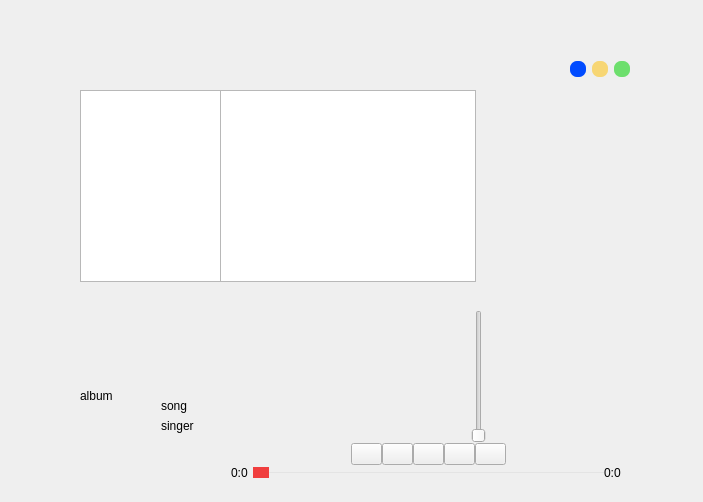
<?xml version="1.0" encoding="UTF-8"?>
<ui version="4.0">
 <class>Form</class>
 <widget class="QWidget" name="Form">
  <property name="geometry">
   <rect>
    <x>0</x>
    <y>0</y>
    <width>703</width>
    <height>502</height>
   </rect>
  </property>
  <property name="windowTitle">
   <string>Form</string>
  </property>
  <widget class="QWidget" name="playAndSongInfoWidget" native="true">
   <property name="geometry">
    <rect>
     <x>80</x>
     <y>310</y>
     <width>551</width>
     <height>171</height>
    </rect>
   </property>
   <widget class="QWidget" name="">
    <property name="geometry">
     <rect>
      <x>0</x>
      <y>0</y>
      <width>546</width>
      <height>170</height>
     </rect>
    </property>
    <layout class="QHBoxLayout" name="horizontalLayout_5">
     <property name="spacing">
      <number>0</number>
     </property>
     <item>
      <layout class="QVBoxLayout" name="verticalLayout_4">
       <item>
        <spacer name="verticalSpacer_16">
         <property name="orientation">
          <enum>Qt::Vertical</enum>
         </property>
         <property name="sizeHint" stdset="0">
          <size>
           <width>20</width>
           <height>40</height>
          </size>
         </property>
        </spacer>
       </item>
       <item>
        <layout class="QHBoxLayout" name="horizontalLayout_4">
         <item>
          <widget class="QLabel" name="album">
           <property name="minimumSize">
            <size>
             <width>81</width>
             <height>81</height>
            </size>
           </property>
           <property name="maximumSize">
            <size>
             <width>81</width>
             <height>81</height>
            </size>
           </property>
           <property name="text">
            <string>album</string>
           </property>
          </widget>
         </item>
         <item>
          <layout class="QVBoxLayout" name="verticalLayout_3">
           <item>
            <spacer name="verticalSpacer_14">
             <property name="orientation">
              <enum>Qt::Vertical</enum>
             </property>
             <property name="sizeHint" stdset="0">
              <size>
               <width>20</width>
               <height>40</height>
              </size>
             </property>
            </spacer>
           </item>
           <item>
            <widget class="QLabel" name="song">
             <property name="minimumSize">
              <size>
               <width>70</width>
               <height>20</height>
              </size>
             </property>
             <property name="maximumSize">
              <size>
               <width>70</width>
               <height>20</height>
              </size>
             </property>
             <property name="text">
              <string>song</string>
             </property>
            </widget>
           </item>
           <item>
            <widget class="QLabel" name="singer">
             <property name="minimumSize">
              <size>
               <width>70</width>
               <height>20</height>
              </size>
             </property>
             <property name="maximumSize">
              <size>
               <width>70</width>
               <height>20</height>
              </size>
             </property>
             <property name="text">
              <string>singer</string>
             </property>
            </widget>
           </item>
          </layout>
         </item>
        </layout>
       </item>
       <item>
        <spacer name="verticalSpacer_15">
         <property name="orientation">
          <enum>Qt::Vertical</enum>
         </property>
         <property name="sizeHint" stdset="0">
          <size>
           <width>20</width>
           <height>18</height>
          </size>
         </property>
        </spacer>
       </item>
      </layout>
     </item>
     <item>
      <layout class="QVBoxLayout" name="verticalLayout_2">
       <item>
        <layout class="QHBoxLayout" name="horizontalLayout_2">
         <item>
          <spacer name="verticalSpacer_12">
           <property name="orientation">
            <enum>Qt::Vertical</enum>
           </property>
           <property name="sizeHint" stdset="0">
            <size>
             <width>20</width>
             <height>40</height>
            </size>
           </property>
          </spacer>
         </item>
         <item>
          <spacer name="verticalSpacer_11">
           <property name="orientation">
            <enum>Qt::Vertical</enum>
           </property>
           <property name="sizeHint" stdset="0">
            <size>
             <width>20</width>
             <height>40</height>
            </size>
           </property>
          </spacer>
         </item>
         <item>
          <spacer name="verticalSpacer_7">
           <property name="orientation">
            <enum>Qt::Vertical</enum>
           </property>
           <property name="sizeHint" stdset="0">
            <size>
             <width>20</width>
             <height>40</height>
            </size>
           </property>
          </spacer>
         </item>
         <item>
          <spacer name="verticalSpacer_6">
           <property name="orientation">
            <enum>Qt::Vertical</enum>
           </property>
           <property name="sizeHint" stdset="0">
            <size>
             <width>20</width>
             <height>40</height>
            </size>
           </property>
          </spacer>
         </item>
         <item>
          <layout class="QVBoxLayout" name="verticalLayout">
           <item>
            <layout class="QHBoxLayout" name="horizontalLayout">
             <item>
              <spacer name="verticalSpacer_5">
               <property name="orientation">
                <enum>Qt::Vertical</enum>
               </property>
               <property name="sizeHint" stdset="0">
                <size>
                 <width>20</width>
                 <height>40</height>
                </size>
               </property>
              </spacer>
             </item>
             <item>
              <spacer name="verticalSpacer_4">
               <property name="orientation">
                <enum>Qt::Vertical</enum>
               </property>
               <property name="sizeHint" stdset="0">
                <size>
                 <width>20</width>
                 <height>40</height>
                </size>
               </property>
              </spacer>
             </item>
             <item>
              <spacer name="verticalSpacer_3">
               <property name="orientation">
                <enum>Qt::Vertical</enum>
               </property>
               <property name="sizeHint" stdset="0">
                <size>
                 <width>20</width>
                 <height>40</height>
                </size>
               </property>
              </spacer>
             </item>
             <item>
              <spacer name="verticalSpacer_2">
               <property name="orientation">
                <enum>Qt::Vertical</enum>
               </property>
               <property name="sizeHint" stdset="0">
                <size>
                 <width>20</width>
                 <height>40</height>
                </size>
               </property>
              </spacer>
             </item>
             <item>
              <spacer name="verticalSpacer">
               <property name="orientation">
                <enum>Qt::Vertical</enum>
               </property>
               <property name="sizeHint" stdset="0">
                <size>
                 <width>20</width>
                 <height>40</height>
                </size>
               </property>
              </spacer>
             </item>
             <item>
              <widget class="QSlider" name="volumeSlider">
               <property name="styleSheet">
                <string notr="true">QSlider::groove:horizontal {

border: 0px solid #bbb;
 
}
 
QSlider::sub-page:horizontal {
 
background: #f03e3e;
 
border-radius: 0px;
 
margin-top:8px;
 
margin-bottom:8px;
 
}
 
QSlider::add-page:horizontal {
 
background: #e4e4e4;
 
border: 0px solid #777;
 
border-radius: 2px;
 
margin-top:8px;
 
margin-bottom:8px;
 
}
 
QSlider::handle:horizontal {
 
background: #f03e3e;
 
border: 1px solid #f03e3e;
 
width: 14px;
 
height:14px;
 
border-radius: 8px;
 
margin-top:2px;
 
margin-bottom:2px;
 
}
 
QSlider::handle:horizontal:hover {
 
background: #c92a2a;
 
border: 1px solid #c92a2a;
 
border-radius: 8px;
 
}
 
QSlider::sub-page:horizontal:disabled {
 
background: #bbb;
 
border-color: #999;
 
}
 
QSlider::add-page:horizontal:disabled {
 
background: #eee;
 
border-color: #999;
 
}
 
QSlider::handle:horizontal:disabled {
 
background: #eee;
 
border: 1px solid #aaa;
 
border-radius: 4px;
 
}</string>
               </property>
               <property name="maximum">
                <number>100</number>
               </property>
               <property name="orientation">
                <enum>Qt::Vertical</enum>
               </property>
              </widget>
             </item>
            </layout>
           </item>
           <item>
            <layout class="QHBoxLayout" name="_2">
             <property name="spacing">
              <number>0</number>
             </property>
             <item>
              <widget class="QPushButton" name="playmode">
               <property name="maximumSize">
                <size>
                 <width>31</width>
                 <height>27</height>
                </size>
               </property>
               <property name="text">
                <string/>
               </property>
               <property name="icon">
                <iconset>
                 <normaloff>images/sequential.png</normaloff>images/sequential.png</iconset>
               </property>
              </widget>
             </item>
             <item>
              <widget class="QPushButton" name="previousBtn">
               <property name="maximumSize">
                <size>
                 <width>31</width>
                 <height>27</height>
                </size>
               </property>
               <property name="toolTip">
                <string>&lt;html&gt;&lt;head/&gt;&lt;body&gt;&lt;p&gt;&lt;span style=&quot; font-style:italic;&quot;&gt;previous song&lt;/span&gt;&lt;/p&gt;&lt;/body&gt;&lt;/html&gt;</string>
               </property>
               <property name="text">
                <string/>
               </property>
               <property name="icon">
                <iconset>
                 <normaloff>images/backward.png</normaloff>images/backward.png</iconset>
               </property>
              </widget>
             </item>
             <item>
              <widget class="QPushButton" name="playBtn">
               <property name="maximumSize">
                <size>
                 <width>31</width>
                 <height>27</height>
                </size>
               </property>
               <property name="text">
                <string/>
               </property>
               <property name="icon">
                <iconset>
                 <normaloff>images/play.png</normaloff>images/play.png</iconset>
               </property>
              </widget>
             </item>
             <item>
              <widget class="QPushButton" name="nextBtn">
               <property name="maximumSize">
                <size>
                 <width>31</width>
                 <height>27</height>
                </size>
               </property>
               <property name="toolTip">
                <string>&lt;html&gt;&lt;head/&gt;&lt;body&gt;&lt;p&gt;&lt;span style=&quot; font-style:italic;&quot;&gt;next song&lt;/span&gt;&lt;/p&gt;&lt;/body&gt;&lt;/html&gt;</string>
               </property>
               <property name="text">
                <string/>
               </property>
               <property name="icon">
                <iconset>
                 <normaloff>images/forward.png</normaloff>images/forward.png</iconset>
               </property>
              </widget>
             </item>
             <item>
              <widget class="QPushButton" name="volume">
               <property name="maximumSize">
                <size>
                 <width>31</width>
                 <height>27</height>
                </size>
               </property>
               <property name="text">
                <string/>
               </property>
               <property name="icon">
                <iconset>
                 <normaloff>images/voice.png</normaloff>images/voice.png</iconset>
               </property>
              </widget>
             </item>
            </layout>
           </item>
          </layout>
         </item>
         <item>
          <spacer name="verticalSpacer_9">
           <property name="orientation">
            <enum>Qt::Vertical</enum>
           </property>
           <property name="sizeHint" stdset="0">
            <size>
             <width>20</width>
             <height>40</height>
            </size>
           </property>
          </spacer>
         </item>
         <item>
          <spacer name="verticalSpacer_8">
           <property name="orientation">
            <enum>Qt::Vertical</enum>
           </property>
           <property name="sizeHint" stdset="0">
            <size>
             <width>20</width>
             <height>40</height>
            </size>
           </property>
          </spacer>
         </item>
         <item>
          <spacer name="verticalSpacer_10">
           <property name="orientation">
            <enum>Qt::Vertical</enum>
           </property>
           <property name="sizeHint" stdset="0">
            <size>
             <width>20</width>
             <height>40</height>
            </size>
           </property>
          </spacer>
         </item>
         <item>
          <spacer name="verticalSpacer_13">
           <property name="orientation">
            <enum>Qt::Vertical</enum>
           </property>
           <property name="sizeHint" stdset="0">
            <size>
             <width>20</width>
             <height>40</height>
            </size>
           </property>
          </spacer>
         </item>
        </layout>
       </item>
       <item>
        <layout class="QHBoxLayout" name="horizontalLayout_3">
         <item>
          <widget class="QLabel" name="startTime">
           <property name="maximumSize">
            <size>
             <width>31</width>
             <height>17</height>
            </size>
           </property>
           <property name="text">
            <string>0:0</string>
           </property>
          </widget>
         </item>
         <item>
          <widget class="QSlider" name="playSlider">
           <property name="maximumSize">
            <size>
             <width>351</width>
             <height>20</height>
            </size>
           </property>
           <property name="styleSheet">
            <string notr="true">QSlider::groove:horizontal {
 
border: 0px solid #bbb;
 
}
 
QSlider::sub-page:horizontal {
 
background: #f03e3e;
 
border-radius: 0px;
 
margin-top:8px;
 
margin-bottom:8px;
 
}
 
QSlider::add-page:horizontal {
 
background: #e4e4e4;
 
border: 0px solid #777;
 
border-radius: 2px;
 
margin-top:8px;
 
margin-bottom:8px;
 
}
 
QSlider::handle:horizontal {
 
background: #f03e3e;
 
border: 1px solid #f03e3e;
 
width: 14px; //14
 
height:14px;  //14
 
border-radius: 8px;
 
margin-top:2px;
 
margin-bottom:2px;
 
}
 
QSlider::handle:horizontal:hover {
 
background: #c92a2a;
 
border: 1px solid #c92a2a;
 
border-radius: 8px;
 
}
 
QSlider::sub-page:horizontal:disabled {
 
background: #bbb;
 
border-color: #999;
 
}
 
QSlider::add-page:horizontal:disabled {
 
background: #eee;
 
border-color: #999;
 
}
 
QSlider::handle:horizontal:disabled {
 
background: #eee;
 
border: 1px solid #aaa;
 
border-radius: 4px;
 
}</string>
           </property>
           <property name="orientation">
            <enum>Qt::Horizontal</enum>
           </property>
          </widget>
         </item>
         <item>
          <widget class="QLabel" name="endTime">
           <property name="maximumSize">
            <size>
             <width>31</width>
             <height>17</height>
            </size>
           </property>
           <property name="text">
            <string>0:0</string>
           </property>
          </widget>
         </item>
        </layout>
       </item>
      </layout>
     </item>
    </layout>
   </widget>
   <zorder></zorder>
   <zorder></zorder>
  </widget>
  <widget class="QWidget" name="widget" native="true">
   <property name="geometry">
    <rect>
     <x>90</x>
     <y>40</y>
     <width>551</width>
     <height>50</height>
    </rect>
   </property>
   <property name="minimumSize">
    <size>
     <width>551</width>
     <height>50</height>
    </size>
   </property>
   <property name="maximumSize">
    <size>
     <width>16777215</width>
     <height>50</height>
    </size>
   </property>
   <property name="styleSheet">
    <string notr="true">QWidget#widget_top{
    background:rgb(245, 36, 67);
	border-top-right-radius:10px;
    border-top-left-radius:10px;
}</string>
   </property>
   <widget class="QWidget" name="">
    <property name="geometry">
     <rect>
      <x>480</x>
      <y>20</y>
      <width>62</width>
      <height>18</height>
     </rect>
    </property>
    <layout class="QHBoxLayout" name="horizontalLayout_6">
     <item>
      <widget class="QPushButton" name="minimize">
       <property name="minimumSize">
        <size>
         <width>16</width>
         <height>16</height>
        </size>
       </property>
       <property name="maximumSize">
        <size>
         <width>16</width>
         <height>16</height>
        </size>
       </property>
       <property name="styleSheet">
        <string notr="true">QPushButton{background:#004BFF;border-radius:7px;}QPushButton:hover{background:blue;}</string>
       </property>
       <property name="text">
        <string/>
       </property>
      </widget>
     </item>
     <item>
      <widget class="QPushButton" name="maximize">
       <property name="minimumSize">
        <size>
         <width>16</width>
         <height>16</height>
        </size>
       </property>
       <property name="maximumSize">
        <size>
         <width>16</width>
         <height>16</height>
        </size>
       </property>
       <property name="styleSheet">
        <string notr="true">QPushButton{background:#F7D674;border-radius:7px;}
QPushButton:hover{background:yellow;}</string>
       </property>
       <property name="text">
        <string/>
       </property>
      </widget>
     </item>
     <item>
      <widget class="QPushButton" name="close">
       <property name="minimumSize">
        <size>
         <width>16</width>
         <height>16</height>
        </size>
       </property>
       <property name="maximumSize">
        <size>
         <width>16</width>
         <height>16</height>
        </size>
       </property>
       <property name="styleSheet">
        <string notr="true">QPushButton{background:#6DDF6D;border-radius:7px;}QPushButton:hover{background:green;}</string>
       </property>
       <property name="text">
        <string/>
       </property>
      </widget>
     </item>
    </layout>
   </widget>
  </widget>
  <widget class="QListWidget" name="leftFunctionWidget">
   <property name="geometry">
    <rect>
     <x>80</x>
     <y>90</y>
     <width>141</width>
     <height>192</height>
    </rect>
   </property>
  </widget>
  <widget class="QListWidget" name="lyricsWidget">
   <property name="geometry">
    <rect>
     <x>220</x>
     <y>90</y>
     <width>256</width>
     <height>192</height>
    </rect>
   </property>
  </widget>
  <zorder>playSlider</zorder>
  <zorder>volumeSlider</zorder>
  <zorder>layoutWidget</zorder>
  <zorder>verticalSpacer</zorder>
  <zorder>verticalSpacer_2</zorder>
  <zorder>verticalSpacer_3</zorder>
  <zorder>verticalSpacer_4</zorder>
  <zorder>verticalSpacer_5</zorder>
  <zorder>verticalSpacer_6</zorder>
  <zorder>verticalSpacer_7</zorder>
  <zorder>verticalSpacer_8</zorder>
  <zorder>verticalSpacer_9</zorder>
  <zorder>startTime</zorder>
  <zorder>endTime</zorder>
  <zorder>playSlider</zorder>
  <zorder>frame</zorder>
  <zorder>verticalSpacer_14</zorder>
  <zorder>verticalSpacer_15</zorder>
  <zorder>song</zorder>
  <zorder>singer</zorder>
  <zorder>album</zorder>
  <zorder>verticalSpacer_14</zorder>
  <zorder>verticalSpacer_15</zorder>
  <zorder>verticalSpacer_16</zorder>
  <zorder>playAndSongInfoWidget</zorder>
  <zorder>widget</zorder>
  <zorder>close</zorder>
  <zorder>maximize</zorder>
  <zorder>minimize</zorder>
  <zorder>maximize</zorder>
  <zorder>leftFunctionWidget</zorder>
  <zorder>lyricsWidget</zorder>
 </widget>
 <resources/>
 <connections/>
</ui>
